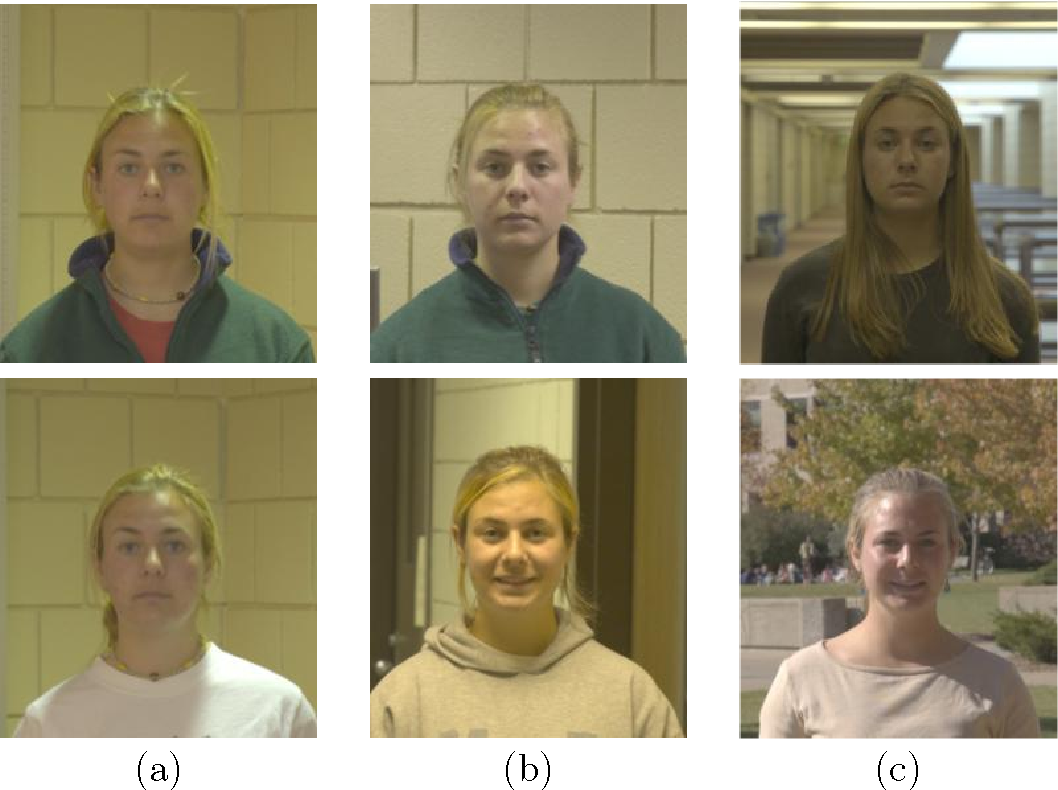
#> input picture Graduate Projects - MS AI and Machine Learning/CSC515 Computer Vision/Image_Faces.png, 1058 x 790 px
$ python Week3_CLAHE_HAAR.py
#> lines starting #> are read from the running program, lines starting #| are printed output that depends on the picture
import cv2

# Load the image
img = cv2.imread('Image_Faces.png')
#> img is the input picture: shape (790, 1058, 3); mean B, G, R 119.6, 148.5, 157

# Convert to grayscale
gray_img = cv2.cvtColor(img, cv2.COLOR_BGR2GRAY)
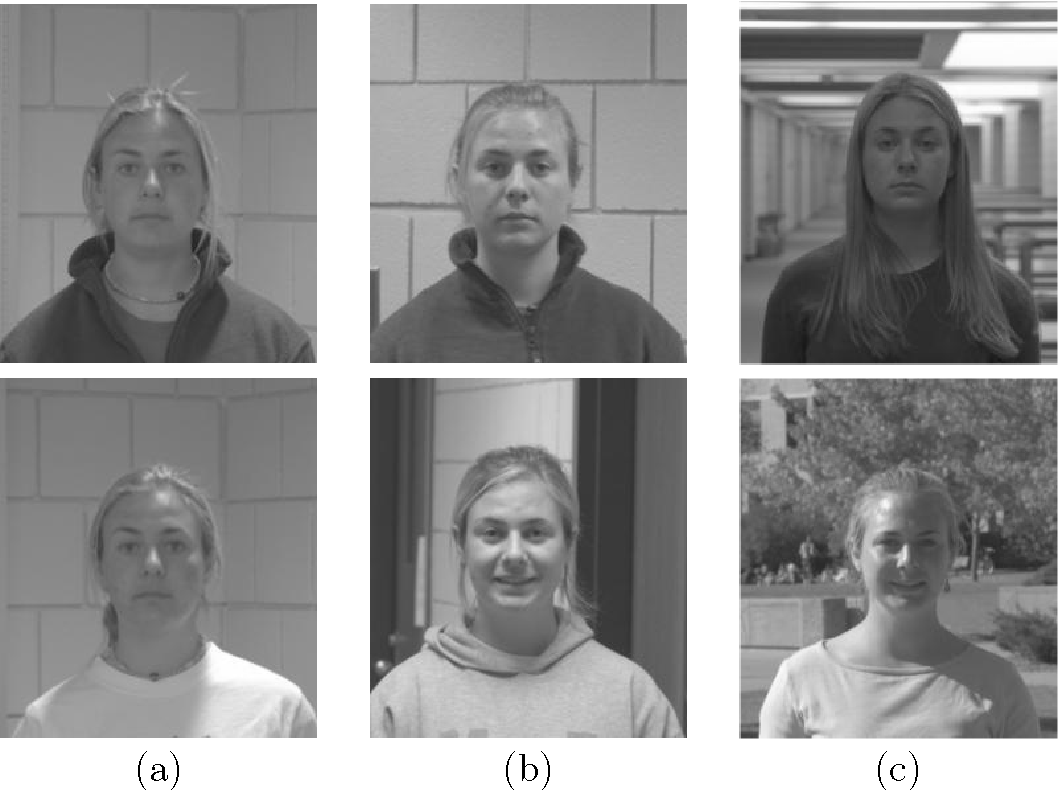
#> gray_img: shape (790, 1058); min 0, max 255, mean 147.8

# Create a CLAHE object with specific parameters
clahe = cv2.createCLAHE(clipLimit=2.0, tileGridSize=(8, 8))

# Apply CLAHE to enhance local contrast
enhanced_img = clahe.apply(gray_img)
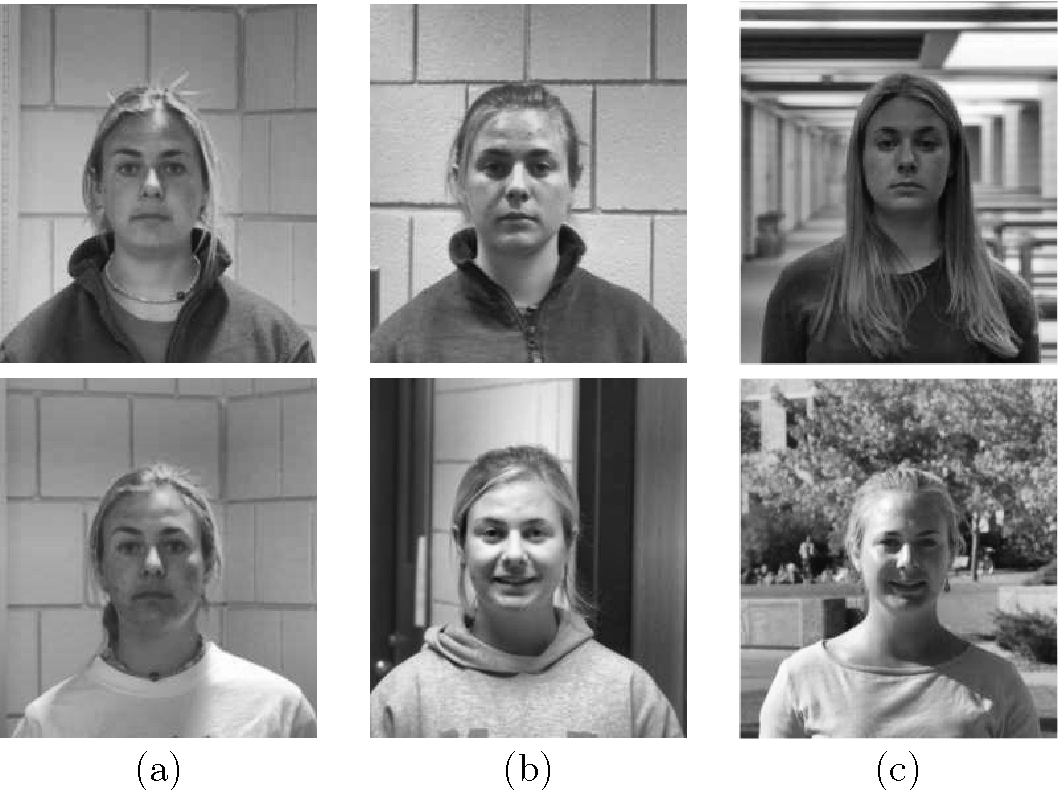
#> enhanced_img: shape (790, 1058); min 2, max 255, mean 151.4

# Convert enhanced grayscale back to BGR for drawing colored circles/rectangles
enhanced_color = cv2.cvtColor(enhanced_img, cv2.COLOR_GRAY2BGR)

# Load pre-trained Haar cascade classifiers
face_cascade = cv2.CascadeClassifier(cv2.data.haarcascades + 'haarcascade_frontalface_default.xml')
eye_cascade = cv2.CascadeClassifier(cv2.data.haarcascades + 'haarcascade_eye.xml')

# Create a copy for detection results
detection_img = enhanced_color.copy()

# Detect faces
faces = face_cascade.detectMultiScale(enhanced_img, 1.3, 5, minSize=(30, 30))
#> faces = [[852, 99, 108, 108], [851, 502, 112, 112], [447, 110, 140, 140], [91, 119, 128, 128], [446, 479, 138, 138], [90, 496, 128, 128]]

# For each face detected
for (x, y, w, h) in faces:
    # Draw green circle around the face
    center = (x + w // 2, y + h // 2)
    radius = min(w, h) // 2
    cv2.circle(detection_img, center, radius, (0, 255, 0), 2)

    # Create a region of interest for the upper part of face only
    roi_gray = enhanced_img[y:y + h // 2, x:x + w]
    roi_color = detection_img[y:y + h // 2, x:x + w]

    # Detect eyes within the face region
    eyes = eye_cascade.detectMultiScale(roi_gray, 1.1, 3, minSize=(20, 20), maxSize=(w // 3, h // 3))

    # Only keep top 2 eye detections if more are found
    if len(eyes) > 2:
        # Sort by size (area)
        eyes = sorted(eyes, key=lambda e: e[2] * e[3], reverse=True)[:2]

    # For each eye detected
    for (ex, ey, ew, eh) in eyes:
        # Draw red rectangle around the eye
        cv2.rectangle(roi_color, (ex, ey), (ex + ew, ey + eh), (0, 0, 255), 2)
#> this loop made 6 passes
#> (x, y, w, h, center, radius) on passes 1 to 3: (852, 99, 108, 108, (906, 153), 54), (851, 502, 112, 112, (907, 558), 56), (447, 110, 140, 140, (517, 180), 70)
#> (x, y, w, h, center, radius, eyes) on passes 4 to 6: (91, 119, 128, 128, (155, 183), 64, [[26, 35, 26, 26], [70, 36, 25, 25]]), (446, 479, 138, 138, (515, 548), 69, [[75, 41, 25, 25]]), (90, 496, 128, 128, (154, 560), 64, [[71, 37, 24, 24]])
#> pass 1, `roi_color = detection_img[y:y + h // 2, x:x + w]`:
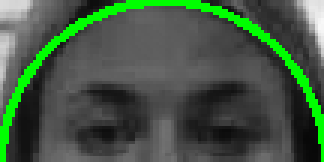
#> roi_color: shape (54, 108, 3) (shown 3 times larger); mean B, G, R 67.1, 87.6, 67.1
#> pass 2, `roi_color = detection_img[y:y + h // 2, x:x + w]`:
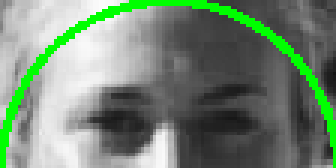
#> roi_color: shape (56, 112, 3) (shown 3 times larger); mean B, G, R 116, 135.7, 116
#> after the loop:
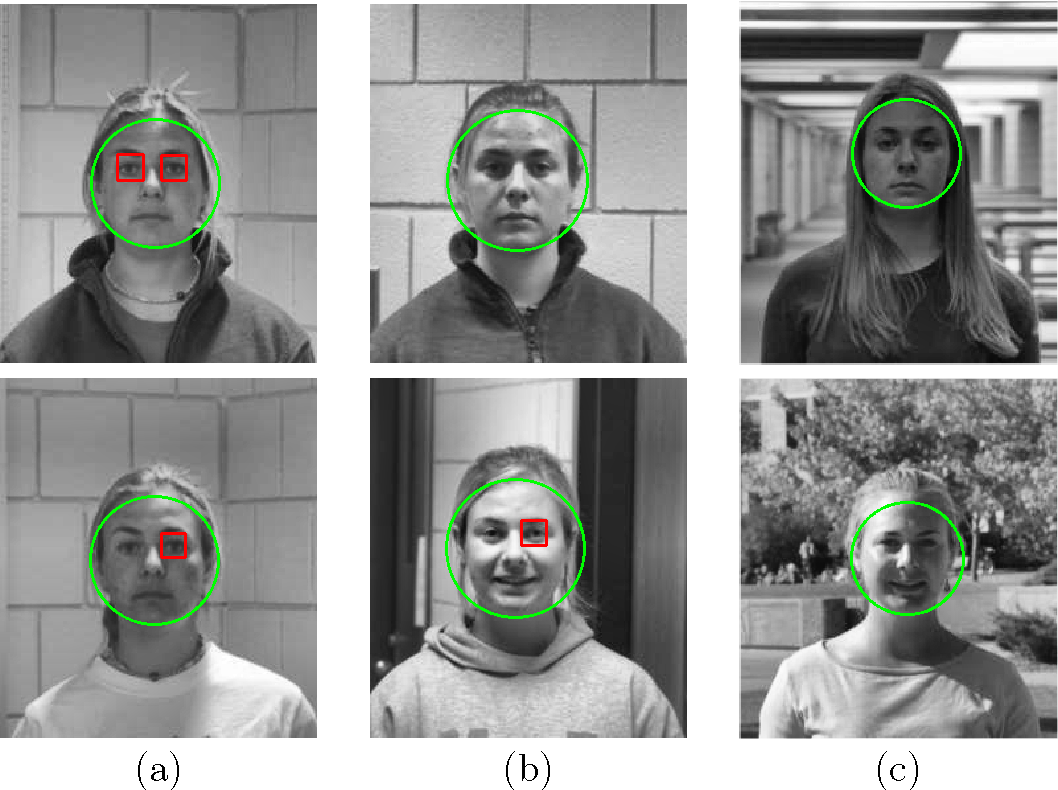
#> detection_img: shape (790, 1058, 3); mean B, G, R 150.3, 152.5, 150.7
#> after the loop:
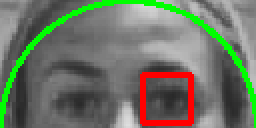
#> roi_color: shape (64, 128, 3) (shown 2 times larger); mean B, G, R 100.5, 117.2, 109.3
#> after the loop:
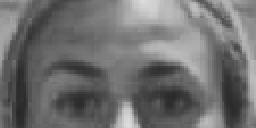
#> roi_gray: shape (64, 128) (shown 2 times larger); min 38, max 222, mean 111.4

# Display the results
cv2.imshow('Original Image', gray_img)
cv2.imshow('CLAHE Enhanced Image', enhanced_img)
cv2.imshow('Face and Eye Detection', detection_img)

# Save the detection result
cv2.imwrite('face_eye_detection.jpg', detection_img)

cv2.waitKey(0)
cv2.destroyAllWindows()
